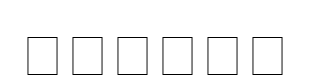

The script that saved this image:

from PIL import Image, ImageDraw, ImageFont
import os
import sys
sys.path.insert(0, os.path.dirname(os.path.abspath(__file__)))

# 导入我们的模块
from watermark import create_text_watermark, apply_watermark
from utils import hex_to_rgba, calculate_position
from settings import POSITION_MAP


def debug_test():
    print("=== 水印调试测试 ===")
    
    # 1. 打开测试图片
    test_img = 'simple_test_input.jpg'
    if not os.path.exists(test_img):
        print("创建测试图片")
        img = Image.new('RGB', (800, 600), color='lightblue')
        draw = ImageDraw.Draw(img)
        draw.rectangle([100, 100, 300, 300], fill='red')
        img.save(test_img)
    
    base_img = Image.open(test_img).convert('RGBA')
    print(f"基础图片: 尺寸 {base_img.size}, 模式 {base_img.mode}")
    
    # 2. 创建文字水印
    print("\n--- 创建文字水印 ---")
    text = "测试水印文字"
    font_size = 60
    color = "#000000"
    opacity = 1.0
    
    # 直接测试创建文字水印
    try:
        font = ImageFont.truetype("arial", font_size)
    except:
        font = ImageFont.load_default()
    
    bbox = font.getbbox(text)
    text_width = bbox[2] - bbox[0]
    text_height = bbox[3] - bbox[1]
    print(f"文字尺寸: width={text_width}, height={text_height}")
    
    padding = 20
    txt_img = Image.new('RGBA', (text_width + padding*2, text_height + padding*2), (0, 0, 0, 0))
    draw = ImageDraw.Draw(txt_img)
    
    rgba_color = hex_to_rgba(color, int(opacity * 255))
    print(f"颜色: {rgba_color}")
    
    draw.text((padding, padding), text, font=font, fill=rgba_color)
    
    txt_img.save('debug_watermark.png')
    print("保存了调试水印图片: debug_watermark.png")
    
    # 3. 测试位置计算
    position = "右下"
    margin = 20
    pos = calculate_position(base_img.size[0], base_img.size[1], txt_img.size[0], txt_img.size[1], position, margin)
    print(f"计算出的位置: {pos}")
    
    # 4. 应用水印
    print("\n--- 应用水印 ---")
    result = base_img.copy()
    result.paste(txt_img, pos, txt_img)
    
    # 5. 保存
    background = Image.new('RGB', result.size, (255, 255, 255))
    background.paste(result, mask=result.split()[3])
    output_path = 'debug_result.jpg'
    background.save(output_path, 'JPEG', quality=95)
    print(f"保存结果到: {output_path}")
    
    print("\n=== 调试完成 ===")
    print("请检查以下文件:")
    print("1. debug_watermark.png - 看水印是否正确生成")
    print("2. debug_result.jpg - 看最终结果是否有水印")


if __name__ == "__main__":
    debug_test()
